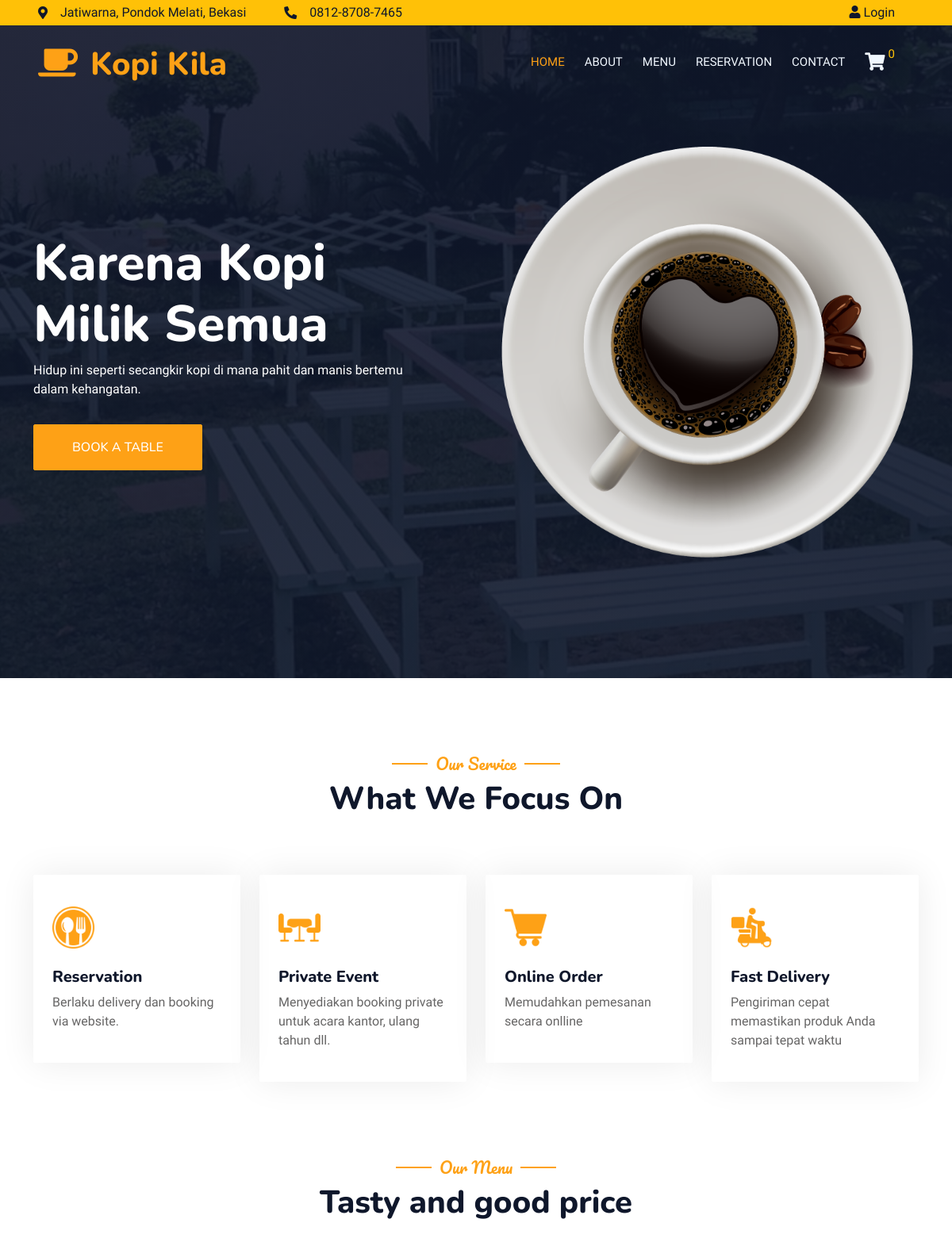
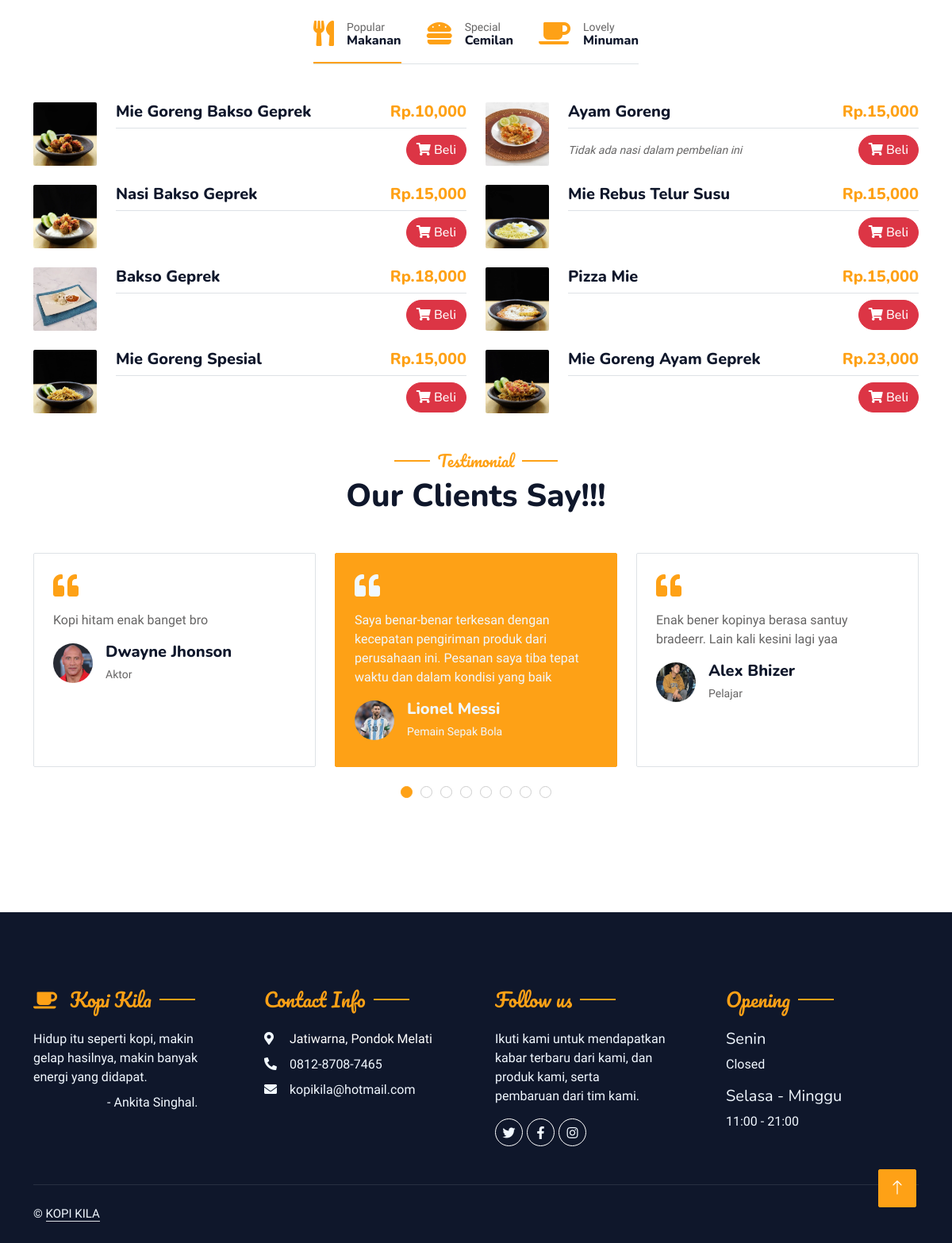
The page / on the database its author committed (2 pictures, top to bottom).
### tables this page shows
CREATE TABLE `tb_produk` (
  `id_produk` int(11) NOT NULL,
  `nama_produk` varchar(150) NOT NULL,
  `keterangan` text NOT NULL,
  `kategori` varchar(50) NOT NULL,
  `kategori2` varchar(50) NOT NULL,
  `harga` int(11) NOT NULL,
  `stok` int(4) NOT NULL,
  `gambar` text NOT NULL
);

CREATE TABLE `tb_testimoni` (
  `id_pelanggan` int(11) NOT NULL,
  `nama_pelanggan` varchar(150) NOT NULL,
  `jenis_pekerjaan` varchar(50) NOT NULL,
  `keterangan` text NOT NULL,
  `gambar` text NOT NULL
);

### application/controllers/Pages.php (called while the page is built, shortened)
<?php
class Pages extends CI_Controller
{
    public function index()
	{
        $data['menu'] = $this->model_produk->data_menu()->result();
        $data['testimonials'] = $this->model_testimonials->tampil_data_Testimonials()->result();
		$this->load->view('home',$data);
        $this->load->view('templates/footer');
		$this->load->view('templates/sweetalert');
	}
}

### index.php (called while the page is built, shortened)
<?php
require_once BASEPATH.'core/CodeIgniter.php';

### application/models/model_produk.php (called while the page is built, shortened)
<?php
class Model_produk extends CI_Model {
public function data_menu()
{
    return $this->db->get('tb_produk');
}
}

### application/models/model_testimonials.php (called while the page is built, shortened)
<?php
class Model_testimonials extends CI_Model
{
    public function tampil_data_Testimonials()
    {
        return $this->db->get('tb_testimoni');
    }
}

### application/views/home.php (the view, shortened to what this page needs)
<!DOCTYPE html>
<html lang="en">
<head>
    <link href="https://cdnjs.cloudflare.com/ajax/libs/font-awesome/5.10.0/css/all.min.css" rel="stylesheet">
    <link href="https://cdn.jsdelivr.net/npm/bootstrap-icons@1.4.1/font/bootstrap-icons.css" rel="stylesheet">
    <link href="<?= base_url() ?>assets/lib/animate/animate.min.css" rel="stylesheet">
    <link href="<?= base_url() ?>assets/lib/owlcarousel/assets/owl.carousel.min.css" rel="stylesheet">
    <link href="<?= base_url() ?>assets/lib/tempusdominus/css/tempusdominus-bootstrap-4.min.css" rel="stylesheet" />
    <link href="<?= base_url() ?>assets/css/bootstrap.min.css" rel="stylesheet">
    <link href="<?= base_url() ?>assets/css/style.css" rel="stylesheet">
</head>
<body>
    <div class="container-fluid-xxl bg-white p-0 ">
        <div class="container-fluid-xxl position-relative p-0">
            <nav class="navbar navbar-expand-lg navbar-dark bg-dark px-4 px-lg-5 py-3 py-lg-0">
                <a href="" class="navbar-brand p-0">
                    <h1 class="text-primary m-0"><i class="fas fa-coffee me-3"></i>Kopi Kila</h1>
                </a>
                <div class="collapse navbar-collapse" id="navbarCollapse">
                    <div class="navbar-nav ms-auto py-0 pe-4">
                        <a href="<?= base_url('pages') ?>" class="nav-item nav-link active">Home</a>
                        <a href="<?= base_url('pages/about') ?>" class="nav-item nav-link">About</a>
                        <a href="<?= base_url('pages/menu') ?>" class="nav-item nav-link">Menu</a>
                        <a href="<?= base_url('pages/reservation') ?>" class="nav-item nav-link">Reservation</a>
                        <a href="<?= base_url('pages/contact') ?>" class="nav-item nav-link">Contact</a>
                        <?php $keranjangs = $this->cart->total_items() ?>
                        <?php if ($keranjangs === 0) : ?>
                            <a href="<?= base_url('Order/keranjang_kosong') ?>" class="nav-item nav-link d-flex">
                                <i class="fas fa-shopping-cart" style="font-size: 22.5px;"></i>
                                <p class="ps-1 text-warning" style="margin-top: -10px;"><?php echo $this->cart->total_items(); ?> </p>
                            </a>
                        <?php endif; ?>
                    </div>
                </div>
            </nav>
            <div class="container-fluid-xxl py-5 bg-dark hero-header mb-5">
                <div class="container my-5 py-5">
                    <div class="row align-items-center g-5">
                        <div class="col-lg-6 text-center text-lg-start">
                            <h1 class="display-3 text-white animated slideInLeft">Karena Kopi<br>Milik Semua</h1>
                            <p class="text-white animated slideInLeft mb-4 pb-2">Hidup ini seperti secangkir kopi di mana pahit dan manis bertemu dalam kehangatan.</p>
                            <a href="<?= base_url('pages/reservation') ?>" class="btn btn-primary py-sm-3 px-sm-5 me-3 animated slideInLeft">Book A Table</a>
                        </div>
                        <div class="col-lg-6 text-center text-lg-end overflow-hidden">
                            <img class="img-fluid" src="<?= base_url() ?>assets/img/kopi.png" alt="">
                        </div>
                    </div>
                </div>
            </div>
        </div>
        <div class="container-fluid-xxl py-5">
            <div class="container">
                <div class="row g-4">
                    <div class="text-center wow fadeInUp" data-wow-delay="0.1s">
                        <h5 class="section-title ff-secondary text-center text-primary fw-normal">Our Service</h5>
                        <h1 class="mb-5 text-capitalize">What we focus on</h1>
                    </div>
                    <div class="col-lg-3 col-sm-6 wow fadeInUp" data-wow-delay="0.1s">
                        <div class="service-item rounded pt-3">
                            <div class="p-4">
                                <img src="<?= base_url('assets/img/private.png') ?>" class="w-25 mb-4" alt="">
                                <h5>Reservation</h5>
                                <p>Berlaku delivery dan booking via website.</p>
                            </div>
                        </div>
                    </div>
                    <div class="col-lg-3 col-sm-6 wow fadeInUp" data-wow-delay="0.3s">
                        <div class="service-item rounded pt-3">
                            <div class="p-4">
                                <img src="<?= base_url('assets/img/table.png') ?>" class="w-25 mb-4" alt="">
                                <h5>Private Event</h5>
                                <p>Menyediakan booking private untuk acara kantor, ulang tahun dll.</p>
                            </div>
                        </div>
                    </div>
                    <div class="col-lg-3 col-sm-6 wow fadeInUp" data-wow-delay="0.5s">
                        <div class="service-item rounded pt-3">
                            <div class="p-4">
                                <img src="<?= base_url('assets/img/shopping-cart.png') ?>" class="w-25 mb-4" alt="">
                                <h5>Online Order</h5>
                                <p>Memudahkan pemesanan secara onlline</p>
                            </div>
                        </div>
                    </div>
                    <div class="col-lg-3 col-sm-6 wow fadeInUp" data-wow-delay="0.7s">
                        <div class="service-item rounded pt-3">
                            <div class="p-4">
                                <img src="<?= base_url('assets/img/motorbike.png') ?>" class="w-25 mb-4" alt="">
                                <h5>Fast Delivery</h5>
                                <p>Pengiriman cepat memastikan produk Anda sampai tepat waktu</p>
                            </div>
                        </div>
                    </div>
                </div>
            </div>
        </div>
        <div class="container-fluid-xxl py-5">
            <div class="container">
                <div class="text-center wow fadeInUp" data-wow-delay="0.1s">
                    <h5 class="section-title ff-secondary text-center text-primary fw-normal">Our Menu</h5>
                    <h1 class="mb-5">Tasty and good price</h1>
                </div>
                <div class="tab-class text-center wow fadeInUp" data-wow-delay="0.1s">
                    <ul class="nav nav-pills d-inline-flex justify-content-center border-bottom mb-5">
                        <li class="nav-item">
                            <a class="d-flex align-items-center text-start mx-3 ms-0 pb-3 active" data-bs-toggle="pill" href="#tab-1">
                                <i class="fa fa-utensils fa-2x text-primary"></i>
                                <div class="ps-3">
                                    <small class="text-body">Popular</small>
                                    <h6 class="mt-n1 mb-0">Makanan</h6>
                                </div>
                            </a>
                        </li>
                        <li class="nav-item">
                            <a class="d-flex align-items-center text-start mx-3 pb-3" data-bs-toggle="pill" href="#tab-2">
                                <i class="fa fa-hamburger fa-2x text-primary"></i>
                                <div class="ps-3">
                                    <small class="text-body">Special</small>
                                    <h6 class="mt-n1 mb-0">Cemilan</h6>
                                </div>
                            </a>
                        </li>
                        <li class="nav-item">
                            <a class="d-flex align-items-center text-start mx-3 me-0 pb-3" data-bs-toggle="pill" href="#tab-3">
                                <i class="fas fa-coffee fa-2x text-primary"></i>
                                <div class="ps-3">
                                    <small class="text-body">Lovely</small>
                                    <h6 class="mt-n1 mb-0">Minuman</h6>
                                </div>
                            </a>
                        </li>
                    </ul>
                    <div class="tab-content">
                        <div id="tab-1" class="tab-pane fade show p-0 active">
                            <div class="row g-4">
                                <?php foreach ($menu as $mkn) : ?>
                                    <?php if ($mkn->kategori == "Makanan") : ?>
                                        <div class="col-lg-6">
                                            <div class="d-flex align-items-center">
                                                <img class="flex-shrink-0 img-fluid rounded" src="<?= base_url() . '/uploads_produk/Makanan/' . $mkn->gambar; ?>" alt="" style="width: 80px;">
                                                <div class="w-100 d-flex flex-column text-start ps-4">
                                                    <h5 class="d-flex justify-content-between border-bottom pb-2">
                                                        <span class="text-capitalize"><?= $mkn->nama_produk; ?></span>
                                                        <span class="text-primary"><?= "Rp." . number_format($mkn->harga); ?></span>
                                                    </h5>
                                                    <div class="d-flex align-items-center justify-content-between">
                                                        <small class="fst-italic"><?= $mkn->keterangan; ?></small>
                                                        <?php if ($mkn->stok > 0) : ?>
                                                            <a href="<?= base_url('Order/tambah_ke_keranjang/' . $mkn->id_produk) ?>" class="btn btn-danger text-capitalize rounded-pill "><i class="fas fa-shopping-cart"></i> Beli</a>
                                                        <?php else : ?>
                                                            <button class="btn btn-danger text-capitalize rounded-pill" disabled>Stok Habis</button>
                                                        <?php endif; ?>
                                                    </div>
                                                </div>
                                            </div>
                                        </div>
                                    <?php endif; ?>
                                <?php endforeach; ?>
                            </div>
                        </div>
                    </div>
                </div>
            </div>
            <div class="container-fluid-xxl py-5 wow fadeInUp" data-wow-delay="0.1s">
                <div class="container">
                    <div class="text-center">
                        <h5 class="section-title ff-secondary text-center text-primary fw-normal">Testimonial</h5>
                        <h1 class="mb-5">Our Clients Say!!!</h1>
                    </div>
                    <div class="owl-carousel testimonial-carousel">
                        <?php foreach ($testimonials as $testimonial) : ?>
                            <div class="testimonial-item bg-transparent border rounded p-4" style="height: 270px;">
                                <i class="fa fa-quote-left fa-2x text-primary mb-3"></i>
                                <p><?= $testimonial->keterangan ?></p>
                                <div class="d-flex align-items-center">
                                    <img class="img-fluid flex-shrink-0 rounded-circle" src="<?= base_url() . '/uploads_produk/Testimonial/' . $testimonial->gambar; ?>" style="width: 50px; height: 50px;">
                                    <div class="ps-3">
                                        <h5 class="mb-1"><?= $testimonial->nama_pelanggan; ?></h5>
                                        <small><?= $testimonial->jenis_pekerjaan; ?></small>
                                    </div>
                                </div>
                            </div>
                        <?php endforeach; ?>
                    </div>
                </div>
            </div>
        </div>

### rows shown on the page
tb_produk: gambar (picture), nama_produk "Mie Goreng Bakso Geprek", harga "10,000"
tb_produk: gambar (picture), nama_produk "Ayam Goreng", harga "15,000", keterangan "Tidak ada nasi dalam pembelian ini"
tb_produk: gambar (picture), nama_produk "Nasi Bakso Geprek", harga "15,000"
tb_produk: gambar (picture), nama_produk "Mie Rebus Telur Susu", harga "15,000"
tb_produk: gambar (picture), nama_produk "Bakso Geprek", harga "18,000"
tb_produk: gambar (picture), nama_produk "Pizza Mie", harga "15,000"
tb_produk: gambar (picture), nama_produk "Mie Goreng Spesial", harga "15,000"
tb_produk: gambar (picture), nama_produk "Mie Goreng Ayam Geprek", harga "23,000"
tb_testimoni: keterangan "Saya benar-benar terkesan dengan kecepatan pengiriman produk dari perusahaan ini. Pesanan saya tiba tepat waktu dan dalam kondisi yang baik", gambar (picture), nama_pelanggan "Lionel Messi", jenis_pekerjaan "Pemain Sepak Bola"
tb_testimoni: keterangan "Enak bener kopinya berasa santuy bradeerr. Lain kali kesini lagi yaa", gambar (picture), nama_pelanggan "Alex Bhizer", jenis_pekerjaan "Pelajar"
tb_testimoni: keterangan "Kopi hitam enak banget bro", gambar (picture), nama_pelanggan "Dwayne Jhonson", jenis_pekerjaan "Aktor"

### other values the page prints
$this->cart->total_items() "0"
